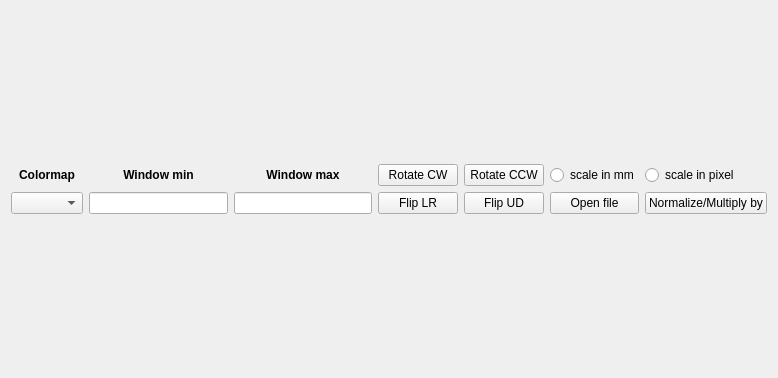
<?xml version="1.0" encoding="UTF-8"?>
<ui version="4.0">
    <class>imageForm</class>
    <widget class="QWidget" name="imageForm">
        <property name="geometry">
            <rect>
                <x>0</x>
                <y>0</y>
                <width>778</width>
                <height>378</height>
            </rect>
        </property>
        <property name="windowTitle">
            <string>Form</string>
        </property>
        <layout class="QVBoxLayout" name="verticalLayout">
            <item>
                <layout class="QVBoxLayout" name="verticalLayout_2">
                    <item>
                        <layout class="QGridLayout" name="gridLayout">
                            <item row="3" column="5">
                                <widget class="QPushButton" name="button_flipud">
                                    <property name="toolTip">
                                        <string>&lt;html&gt;&lt;head/&gt;&lt;body&gt;&lt;p&gt;Vertical mirror.&lt;/p&gt;&lt;/body&gt;&lt;/html&gt;</string>
                                    </property>
                                    <property name="text">
                                        <string>Flip UD</string>
                                    </property>
                                    <property name="icon">
                                        <iconset resource="icons.qrc">
                                            <normaloff>:/icons/FUD.png</normaloff>:/icons/FUD.png
                                        </iconset>
                                    </property>
                                </widget>
                            </item>
                            <item row="3" column="4">
                                <widget class="QPushButton" name="button_fliplr">
                                    <property name="toolTip">
                                        <string>&lt;html&gt;&lt;head/&gt;&lt;body&gt;&lt;p&gt;Horizontal mirror.&lt;/p&gt;&lt;/body&gt;&lt;/html&gt;</string>
                                    </property>
                                    <property name="text">
                                        <string>Flip LR</string>
                                    </property>
                                    <property name="icon">
                                        <iconset resource="icons.qrc">
                                            <normaloff>:/icons/FLR.png</normaloff>:/icons/FLR.png
                                        </iconset>
                                    </property>
                                </widget>
                            </item>
                            <item row="3" column="3">
                                <widget class="QLineEdit" name="maxLineEdit">
                                    <property name="inputMask">
                                        <string/>
                                    </property>
                                </widget>
                            </item>
                            <item row="3" column="1">
                                <widget class="QComboBox" name="colorComboBox">
                                    <property name="toolTip">
                                        <string>&lt;html&gt;&lt;head/&gt;&lt;body&gt;&lt;p&gt;&lt;span style=&quot;
                                            font-weight:600;&quot;&gt;Select image colormap&lt;/span&gt;&lt;/p&gt;&lt;/body&gt;&lt;/html&gt;</string>
                                    </property>
                                </widget>
                            </item>
                            <item row="3" column="6">
                                <widget class="QPushButton" name="open_button">
                                    <property name="toolTip">
                                        <string>&lt;html&gt;&lt;head/&gt;&lt;body&gt;&lt;p&gt;Set image coordinates
                                            isocenter&lt;/p&gt;&lt;/body&gt;&lt;/html&gt;</string>
                                    </property>
                                    <property name="text">
                                        <string>Open file</string>
                                    </property>
                                    <property name="icon">
                                        <iconset resource="icons.qrc">
                                            <normaloff>:/icons/Dosimetry.png</normaloff>:/icons/Dosimetry.png
                                        </iconset>
                                    </property>
                                    <property name="iconSize">
                                        <size>
                                            <width>16</width>
                                            <height>16</height>
                                        </size>
                                    </property>
                                </widget>
                            </item>
                            <item row="3" column="2">
                                <widget class="QLineEdit" name="minLineEdit">
                                    <property name="inputMask">
                                        <string/>
                                    </property>
                                </widget>
                            </item>
                            <item row="3" column="7">
                                <widget class="QPushButton" name="multiply_button">
                                    <property name="text">
                                        <string>Normalize/Multiply by</string>
                                    </property>
                                </widget>
                            </item>
                            <item row="1" column="1">
                                <widget class="QLabel" name="label">
                                    <property name="text">
                                        <string>&lt;html&gt;&lt;head/&gt;&lt;body&gt;&lt;p align=&quot;center&quot;&gt;&lt;span
                                            style=&quot; font-weight:600;&quot;&gt;Colormap&lt;/span&gt;&lt;/p&gt;&lt;/body&gt;&lt;/html&gt;</string>
                                    </property>
                                </widget>
                            </item>
                            <item row="1" column="2">
                                <widget class="QLabel" name="label_2">
                                    <property name="text">
                                        <string>&lt;html&gt;&lt;head/&gt;&lt;body&gt;&lt;p align=&quot;center&quot;&gt;&lt;span
                                            style=&quot; font-weight:600;&quot;&gt;Window min&lt;/span&gt;&lt;/p&gt;&lt;/body&gt;&lt;/html&gt;</string>
                                    </property>
                                </widget>
                            </item>
                            <item row="1" column="3">
                                <widget class="QLabel" name="label_3">
                                    <property name="text">
                                        <string>&lt;html&gt;&lt;head/&gt;&lt;body&gt;&lt;p align=&quot;center&quot;&gt;&lt;span
                                            style=&quot; font-weight:600;&quot;&gt;Window max&lt;/span&gt;&lt;/p&gt;&lt;/body&gt;&lt;/html&gt;</string>
                                    </property>
                                </widget>
                            </item>
                            <item row="1" column="4">
                                <widget class="QPushButton" name="rotate_90cw">
                                    <property name="toolTip">
                                        <string>&lt;html&gt;&lt;head/&gt;&lt;body&gt;&lt;p&gt;rotate image clockwise&lt;/p&gt;&lt;/body&gt;&lt;/html&gt;</string>
                                    </property>
                                    <property name="text">
                                        <string>Rotate CW</string>
                                    </property>
                                    <property name="icon">
                                        <iconset resource="icons.qrc">
                                            <normaloff>:/icons/rotate_cw.png</normaloff>:/icons/rotate_cw.png
                                        </iconset>
                                    </property>
                                </widget>
                            </item>
                            <item row="1" column="5">
                                <widget class="QPushButton" name="rotate_90ccw">
                                    <property name="toolTip">
                                        <string>&lt;html&gt;&lt;head/&gt;&lt;body&gt;&lt;p&gt;rotate image
                                            counterclockwise&lt;/p&gt;&lt;/body&gt;&lt;/html&gt;</string>
                                    </property>
                                    <property name="text">
                                        <string>Rotate CCW</string>
                                    </property>
                                    <property name="icon">
                                        <iconset resource="icons.qrc">
                                            <normaloff>:/icons/rotate_ccw.png</normaloff>:/icons/rotate_ccw.png
                                        </iconset>
                                    </property>
                                </widget>
                            </item>
                            <item row="1" column="6">
                                <widget class="QRadioButton" name="radio_mm">
                                    <property name="text">
                                        <string>scale in mm</string>
                                    </property>
                                </widget>
                            </item>
                            <item row="1" column="7">
                                <widget class="QRadioButton" name="radio_pixel">
                                    <property name="text">
                                        <string>scale in pixel</string>
                                    </property>
                                </widget>
                            </item>
                        </layout>
                    </item>
                </layout>
            </item>
        </layout>
    </widget>
    <resources>
        <include location="icons.qrc"/>
    </resources>
    <connections/>
</ui>
